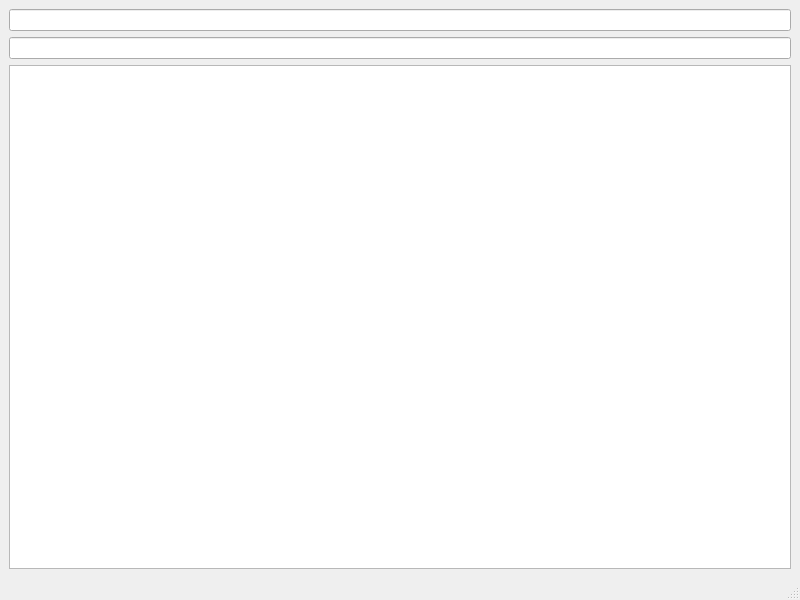
<?xml version="1.0" encoding="UTF-8"?>
<ui version="4.0">
 <class>MainWindow</class>
 <widget class="QMainWindow" name="MainWindow">
  <property name="geometry">
   <rect>
    <x>0</x>
    <y>0</y>
    <width>800</width>
    <height>600</height>
   </rect>
  </property>
  <property name="windowTitle">
   <string>MainWindow</string>
  </property>
  <widget class="QWidget" name="centralwidget">
   <layout class="QVBoxLayout" name="verticalLayout">
    <item>
     <widget class="QLineEdit" name="inputURL"/>
    </item>
    <item>
     <widget class="QLineEdit" name="inputFolder"/>
    </item>
    <item>
     <widget class="QPlainTextEdit" name="logView"/>
    </item>
   </layout>
  </widget>
  <widget class="QMenuBar" name="menubar">
   <property name="geometry">
    <rect>
     <x>0</x>
     <y>0</y>
     <width>800</width>
     <height>19</height>
    </rect>
   </property>
  </widget>
  <widget class="QStatusBar" name="statusbar"/>
 </widget>
 <resources/>
 <connections/>
</ui>
